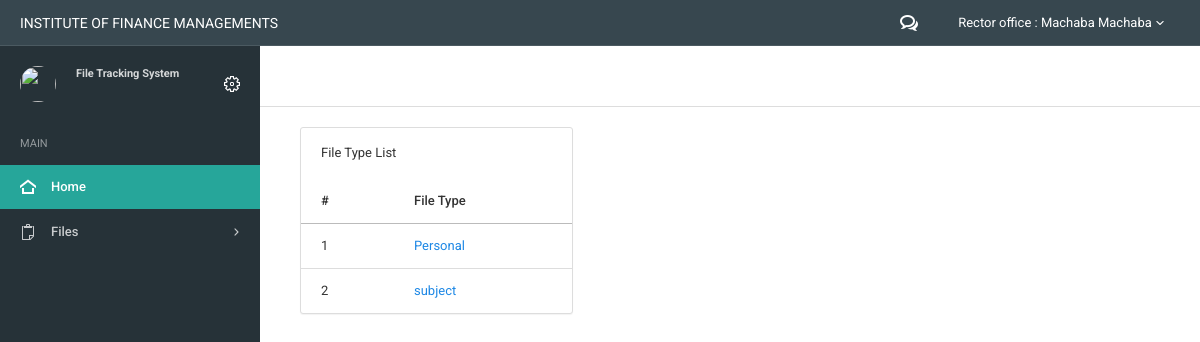
The app's page /table_files_type.php (signed in) with its own data.
### tables this page shows
CREATE TABLE `sections_levels_list` (
  `sections_levels_list_id` int(11) NOT NULL,
  `name` varchar(100) NOT NULL,
  `level` int(11) NOT NULL,
  `section_levels_id` int(11) NOT NULL
);

CREATE TABLE `staffs` (
  `id` int(11) NOT NULL,
  `staff_id` varchar(100) NOT NULL,
  `fname` varchar(300) NOT NULL,
  `middle` varchar(300) NOT NULL,
  `lname` varchar(300) NOT NULL,
  `email` varchar(300) NOT NULL,
  `inside_section_list_id` int(11) NOT NULL,
  `phone` int(11) NOT NULL,
  `username` varchar(300) NOT NULL,
  `password` varchar(300) NOT NULL,
  `security_level_id` int(11) NOT NULL
);

CREATE TABLE `file_type` (
  `filetype_id` int(11) NOT NULL,
  `name` varchar(100) NOT NULL
);

### Core/init.php (called while the page is built, shortened)
<?php
spl_autoload_register(function ($classes){
    $path = '../classes/'.$classes.'.class.php';
});
require_once '../classes/Connection.php';

### public/login_include.php (called while the page is built, shortened)
<?php
$session = new Session();
 ?>

### classes/session.class.php (called while the page is built, shortened)
<?php
class Session{
                                ?>
<?php
		private function checklogin(){
			if (isset($_SESSION['staff_email'])) {
				$this->staff_email = $_SESSION['staff_email'];
			} else {
				unset($this->staff_email);
				$this->logged = false;
			}
		}
}

### classes/Connection.php (called while the page is built, shortened)
<?php
class Connection{
    public $connect;
    public function open_connection() {
        $this->connect = mysqli_connect(DB_SERVER, DB_USER, DB_PASSWORD, DB_NAME);
    }
    public function select_query($sql){
        $r = $this->connect->query($sql);
        $m = array();
        while($row =$r->fetch_assoc()){
            $m[] = $row;
        }
        return $m;
    }
    public function query($sql){
        $r = mysqli_query($this->connect,$sql);
        $row = mysqli_fetch_assoc($r);
        return $row;
    }
}

### classes/staff.class.php (called while the page is built, shortened)
<?php
class Staff{
    public static function full_name($fname, $lname) {
        if ($fname <> '' && $lname <> '') {
            return $fname ." ". $lname;
        } else {
            return 'System user';
        }
    }
    public function staff_one($email){
        $select = new Connection();
        $row = $select->query("select * from staffs where email = '$email'");
        return $row;
    }
}

### classes/Section_levels_list.class.php (called while the page is built, shortened)
<?php
class Section_levels_list{
    public function select_section_level_list_id($pageid){
        $select = new Connection();
        $row = $select->query("select * from sections_levels_list where sections_levels_list_id = $pageid");
        return $row;
    }
}

### classes/filetype.class.php (called while the page is built, shortened)
<?php
class FileType{
    public function select_filetype(){
        $select = new Connection();
        $row = $select->select_query("select * from file_type");
        return $row;
    }
}

### public/modal_page/file_type.php (the view)
<div class="col-lg-4">
                                  <section class="panel">
                                      <header class="panel-heading">
                              File Type List
                          </header>
                          <div class="table-responsive" >
                            <table class="table">
                              <thead>
                                <tr>
                                  <th>#</th>
                                  <th>File Type</th>
                                </tr>
                              </thead>
                              <tbody>
                                  <?php
                                  $filetype = new FileType();
                                  foreach ($filetype->select_filetype() as $filetype1){ ?>
                                  <tr>
                                            <td><?php echo $filetype1['filetype_id'];?></td>
                                            <td><a href="table_files.php?page=<?php echo $filetype1['filetype_id']?>"><?php echo $filetype1['name'];?></a></td>
                                  </tr>
                          <?php        } ?>
                              </tbody>
                            </table>
                          </div>
                      </section>
                              </div>

### public/template/navigation.php (shortened to what this page needs)
<div class="navbar navbar-inverse">
		<div class="navbar-header">
			<a class="navbar-brand" href="index.php">INSTITUTE OF FINANCE MANAGEMENTS</a>
		</div>
		<div class="navbar-collapse collapse" id="navbar-mobile">
			<ul class="nav navbar-nav navbar-right">
				<li class="dropdown" id="notification">
					<a href="#" class="dropdown-toggle" data-toggle="dropdown">
						<i class="icon-bubbles4"></i>
						<span class="badge bg-warning-400" id="testing"><?php
						$staff = new Staff();
						$receiver = $staff->staff_one($session->staff_email);
						?></span>
					</a>
				</li>
				<li class="dropdown dropdown-user">
					<a class="dropdown-toggle" data-toggle="dropdown">
						<span>
							<?php
							$staff = new Staff();
							$row = $staff->staff_one($session->staff_email);
							$fname = $row['fname'];
							$lname = $row['lname'];
							$office_id = $row['inside_section_list_id'];
							$section_level_list = new Section_levels_list();
							$office = $section_level_list->select_section_level_list_id($office_id);
							$row1 = Staff::full_name($fname,$lname);
							echo $office['name'].' : '.$row1;
							?>
							</span>
						<i class="caret"></i>
					</a>
				</li>
			</ul>
		</div>
	</div>

### records on screen
sections_levels_list: name "Rector office"
staffs: row1 "Machaba Machaba"
file_type: filetype_id "1", name "Personal"
file_type: filetype_id "2", name "subject"
